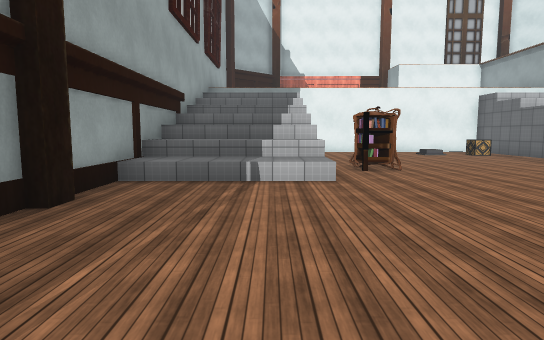
view 1 (above)

12 first-person views from a walk through a scene from a Unity 3-D project. The camera is 1.5 m above the floor, tilts 6° down and sees 75° across. Doors are open. The floor is counted in squares, 2 m on a side. Each view is taken from the middle of a square. On the plan, view 1 faces up. The plan holds only what a view shows up to about 11 squares ahead; the rest is blank. The place goes on beyond the plan. The player character is not drawn. Some animated figures are not drawn. Some surface patterns are stand-ins.

view 2
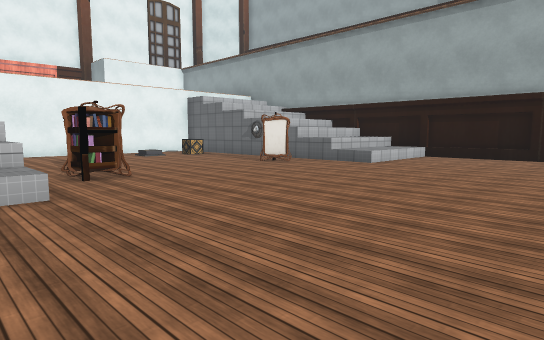

view 3
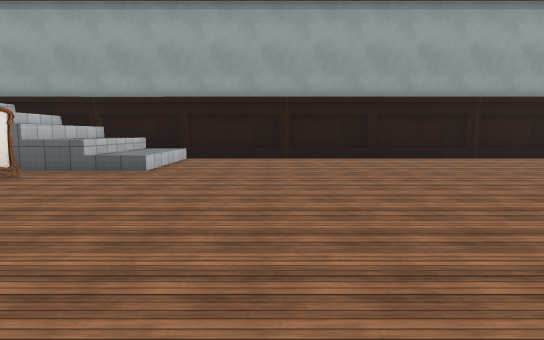

view 4
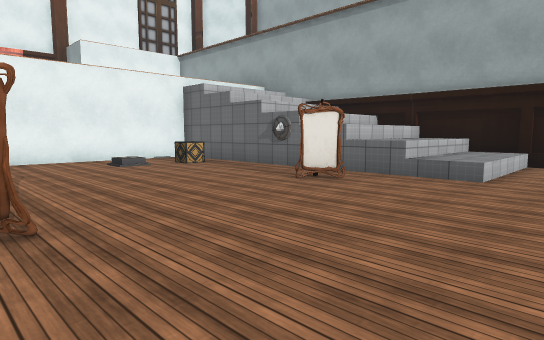

view 5
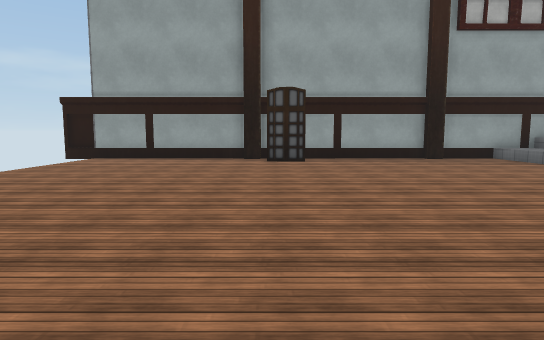

view 6
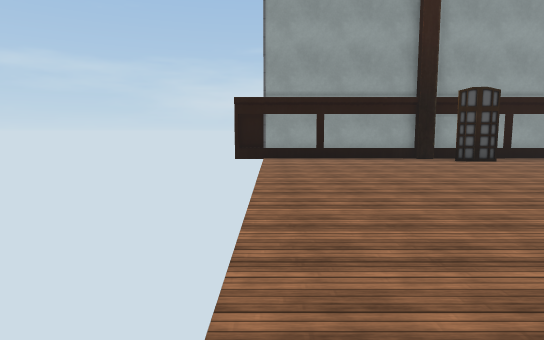

view 7
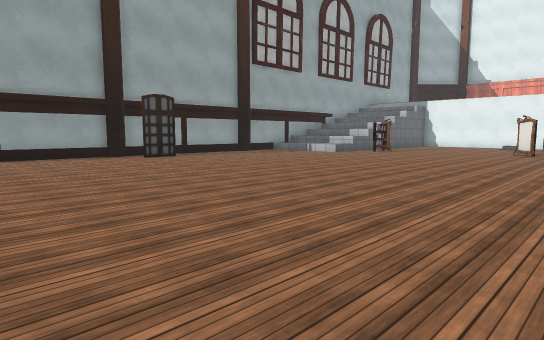

view 8
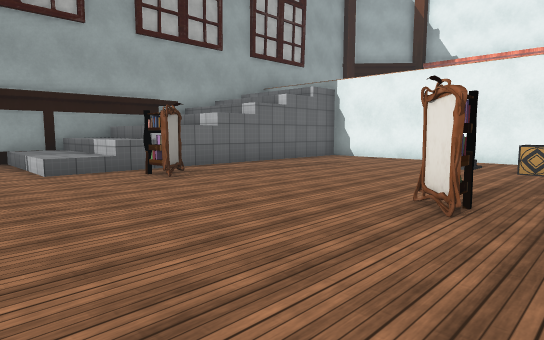

view 9
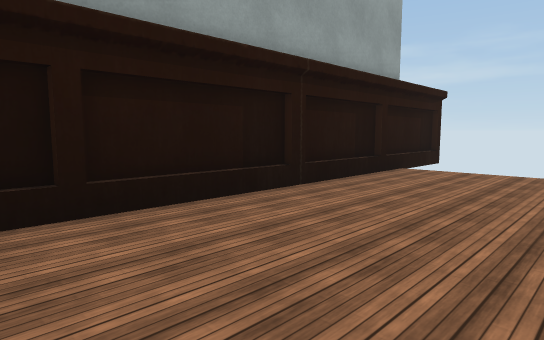

view 10
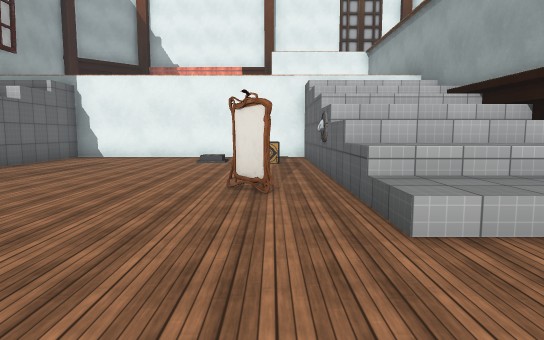

view 11
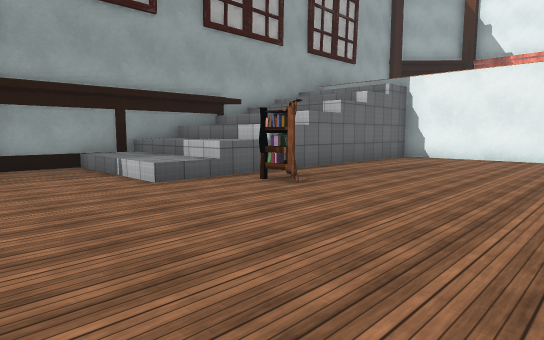

view 12
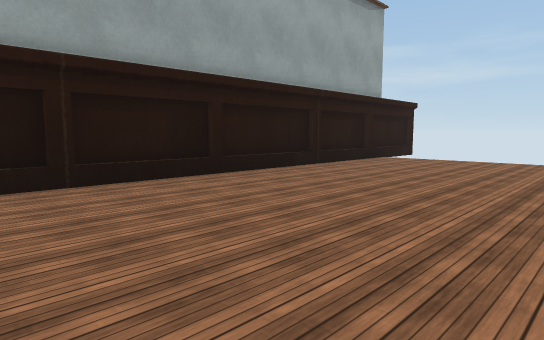

### Floor plan
Key: @ floor where view 1 was taken; # wall or solid block; . floor; ^ raised ledge; O other object.
Columns run from 3 left of view 1 to 12 right of it. Each row starts with its distance up from view 1.
 14     ########
 13     #......#
 12     #.....O#
 11     #......#
 10     #......O
  9     ^......^
  8 #^^^^.....O^^^^#
  7 #^^^^O.....^^^^#
  6 #^^^^......^^^^#
  5 #..............#
  4 #..............#
  3 #..............#
  2 #..............#
  1 #..............#
  0 #..@...........#
 -1 #.#............#
 -2 #..............#
 -3 #..............#
 -4 #..............#
 -5 #..............#
 -6 #..............#
 -7 #             ##

Where each view was taken, in squares from view 1:
view 1: 0 up, 0 right, facing up
view 2: 1 up, 0 right, facing up-right
view 3: 3 up, 1 right, facing right
view 4: 4 up, 2 right, facing up-right
view 5: 1 down, 8 right, facing left
view 6: 6 down, 8 right, facing left
view 7: 6 down, 9 right, facing up-left
view 8: 4 up, 8 right, facing up-left
view 9: 1 up, 8 right, facing down-right
view 10: 3 up, 7 right, facing up
view 11: 3 up, 6 right, facing up-left
view 12: 4 up, 6 right, facing down-right
